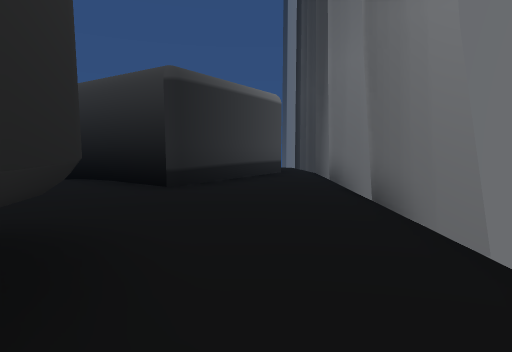
View 1 (above)

13 first-person views from a walk through a 3-D level made in the Unity game engine. The camera is 1.4 m above the floor, tilts 6° down and sees 80° across. The floor is counted in squares, 2 m on a side. Each view is taken from the middle of a square. On the plan, view 1 faces up. The plan holds only what a view shows up to about 10 squares ahead; the rest is blank. The place goes on beyond the plan. The player character is not drawn.

View 2
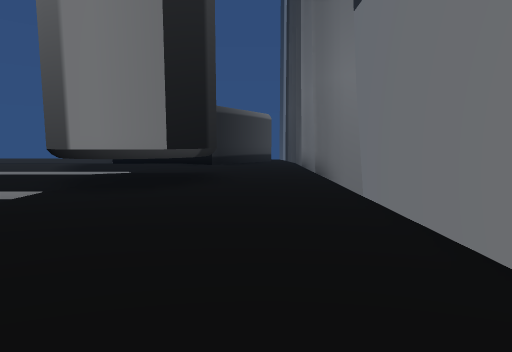

View 3
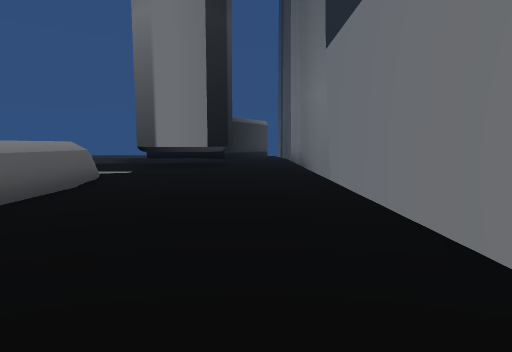

View 4
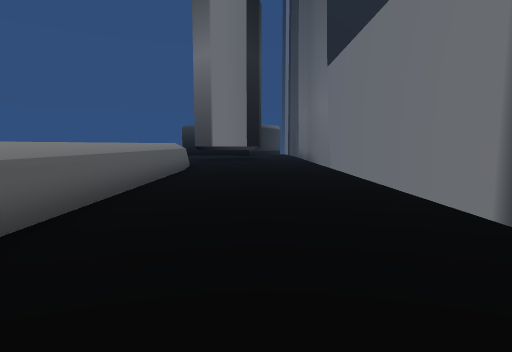

View 5
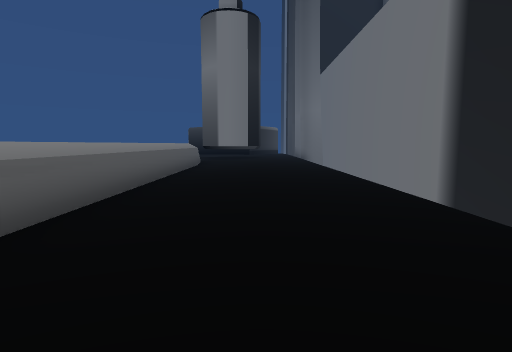

View 6
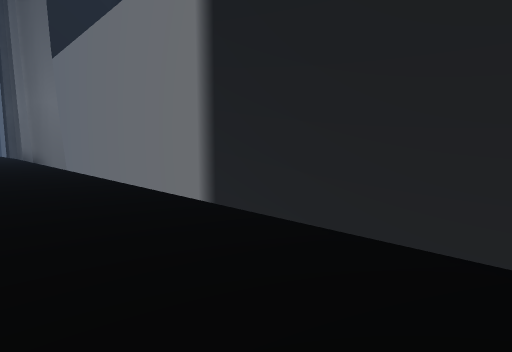

View 7
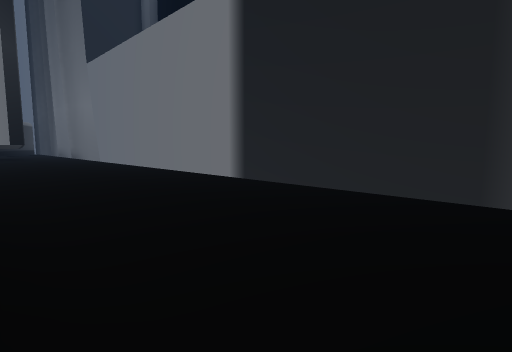

View 8
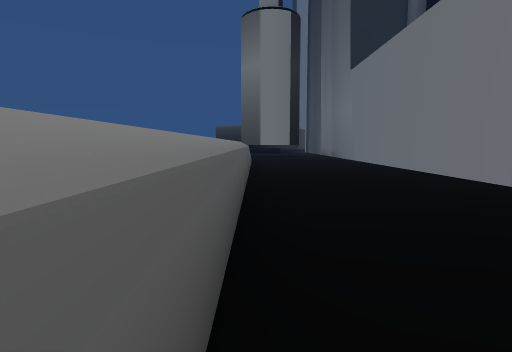

View 9
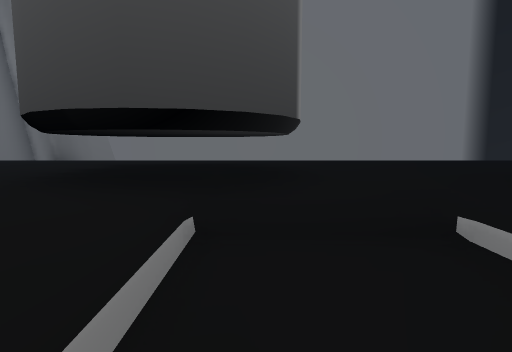

View 10
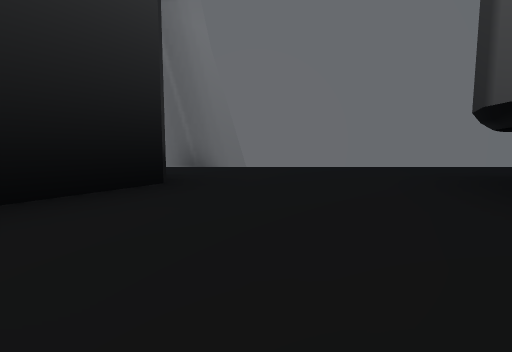

View 11
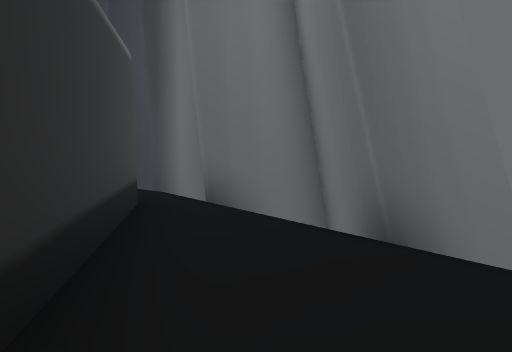

View 12
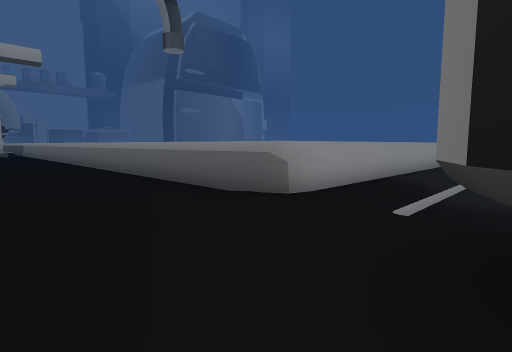

View 13
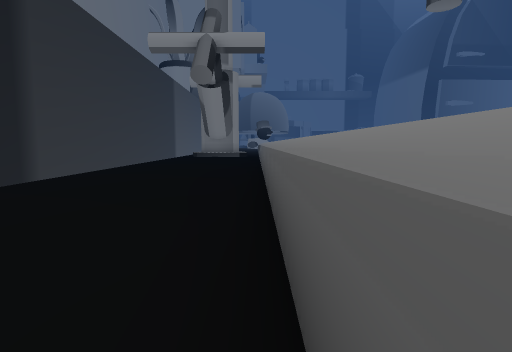

### Floor plan
Key: @ floor where view 1 was taken; # wall or solid block; . main floor; - floor 0.75 m lower than the main floor; / step, stairs or slope; = window, fence, low wall or low ledge; ^ raised ledge; v drop or lower ground.
Columns run from 11 left of view 1 to 4 right of it. Each row starts with its distance up from view 1.
 12              v#
 11               #
 10              ##
  9             .v#
  8            #.##
  7           ##.v#
  6        /###..###
  5    ......##..###
  4    ----/.....vv#
  3         .....v #
  2       //###..v #
  1       ..###..v #
  0      --/=##@.v #
 -1    ----/.....v #
 -2   ...........v #
 -3 ^^^^^^^^/....v #
 -4        ^.....v #
 -5        ^.....v #
 -6        ^.....v #
 -7        ^.....v #
 -8        ^.....v #
 -9        ^.....v #
-10        ^.....  #
-11        ^...  v #
-12        ^... .v #
-13        ^. . .v #
-14        ^. . .v #
-15        ^. .    #

Where each view was taken, in squares from view 1:
view 1: 0 up, 0 right, facing up
view 2: 5 down, 0 right, facing up
view 3: 9 down, 0 right, facing up
view 4: 13 down, 1 left, facing up
view 5: 15 down, 1 left, facing up
view 6: 14 down, 1 left, facing up-right
view 7: 15 down, 3 left, facing up-right
view 8: 15 down, 3 left, facing up
view 9: 0 up, 6 left, facing right
view 10: 4 up, 4 left, facing right
view 11: 4 up, 1 left, facing up-right
view 12: 0 up, 0 right, facing down-left
view 13: 5 down, 3 left, facing down
